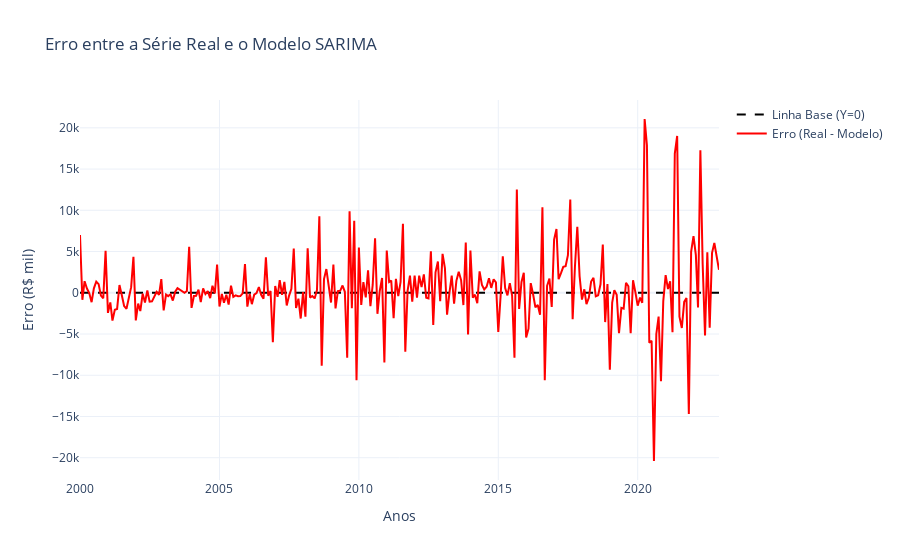

Notebook code cell kept with this figure:
### Code cell
import plotly.graph_objects as go
import plotly.io as pio

# Configurando para exibir no VS Code e no navegador
pio.renderers.default = "vscode"  # Para exibição no VS Code
# pio.renderers.default = "browser"  # Se quiser apenas no navegador

# Calculando a diferença entre a série real e o modelo ajustado
df_sarima['erro'] = df_sarima['Valor'] - df_sarima['fitted']

# Criando a figura
fig = go.Figure()

# Adicionando a linha fixa no Y = 0
fig.add_trace(go.Scatter(
    x=df_sarima.index,
    y=[0] * len(df_sarima),  # Linha fixa no zero
    mode='lines',
    name='Linha Base (Y=0)',
    line=dict(color='black', dash='dash')
))

# Adicionando a série de erros (diferença entre real e ajustado)
fig.add_trace(go.Scatter(
    x=df_sarima.index,
    y=df_sarima['erro'],
    mode='lines',
    name='Erro (Real - Modelo)',
    line=dict(color='red')
))

# Configurando o layout
fig.update_layout(
    title='Erro entre a Série Real e o Modelo SARIMA',
    xaxis_title='Anos',
    yaxis_title='Erro (R$ mil)',
    template='plotly_white',
    hovermode='x',
)

# Exibir gráfico no VS Code
fig.show()

# Exibir gráfico no navegador
pio.renderers.default = "browser"
fig.show()

### Figure 1 — Plotly figure (JSON) as saved in the notebook; plotly's stock layout.template omitted (floating-point values rounded to 4 significant figures; data arrays with more than 128 entries replaced by an {"elided": "..."} marker saying what was removed)
{"data": [{"line": {"color": "black", "dash": "dash"}, "mode": "lines", "name": "Linha Base (Y=0)", "type": "scatter", "x": {"elided": "276 str values"}, "y": {"elided": "276 int values"}}, {"line": {"color": "red"}, "mode": "lines", "name": "Erro (Real - Modelo)", "type": "scatter", "x": {"elided": "276 str values"}, "y": {"elided": "276 float values"}}], "layout": {"hovermode": "x", "title": {"text": "Erro entre a Série Real e o Modelo SARIMA"}, "xaxis": {"title": {"text": "Anos"}}, "yaxis": {"title": {"text": "Erro (R$ mil)"}}}}
